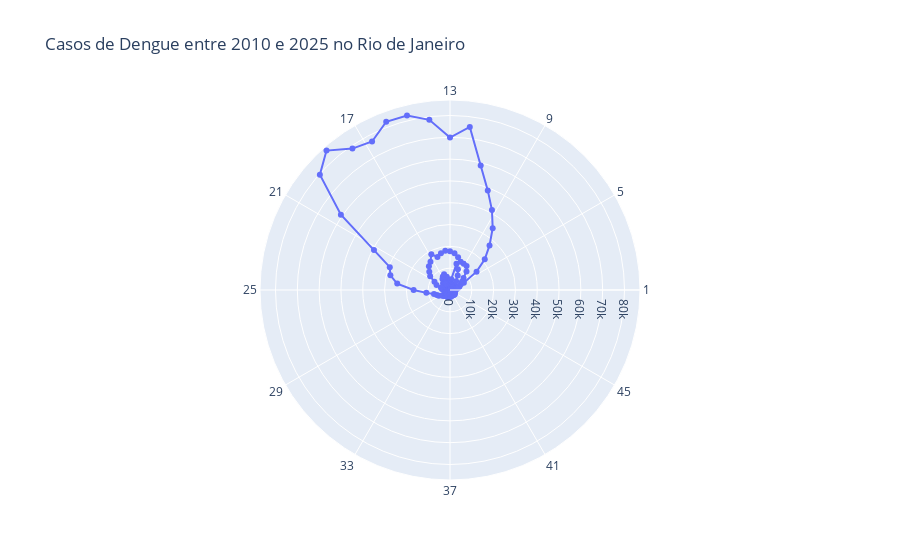

Notebook source saved alongside this figure:
### Code cell
df2['ew_dg'] = df2.EW*(360/52.)
df2['strength'] = df2.casos/df2.casos.max()
fig = px.line_polar(df2, r="casos", theta="ew_dg", line_close=True, markers=True, 
                    hover_name='SE', hover_data=['casos', 'EW'],direction='counterclockwise', start_angle=0,
                    title="Casos de Dengue entre 2010 e 2025 no Rio de Janeiro",
                    labels={"ew_dg":"Semanas"}
                   )
# fig.add_trace(px.line_polar(df2, r='y', theta='ew_dg'))
labelevery = 12
fig.update_layout(
    polar={
        "angularaxis": {
            "tickmode": "array",
            "tickvals": list(range(0, 360, 360 // labelevery)),
            "ticktext": [f"{a}" for a in range(1, 52, 52 // labelevery)],
        }
    }
)
fig.show()

### Figure 1 — Plotly figure (JSON) as saved in the notebook; plotly's stock layout.template omitted (floating-point values rounded to 4 significant figures; data arrays with more than 128 entries replaced by an {"elided": "..."} marker saying what was removed)
{"data": [{"customdata": {"elided": "833x2 int values"}, "hovertemplate": "<b>%{hovertext}</b><br><br>casos=%{customdata[0]}<br>Semanas=%{theta}<br>EW=%{customdata[1]}<extra></extra>", "hovertext": {"elided": "833 float values"}, "legendgroup": "", "line": {"color": "#636efa", "dash": "solid"}, "marker": {"symbol": "circle"}, "mode": "lines+markers", "name": "", "r": {"elided": "833 int values"}, "showlegend": false, "subplot": "polar", "theta": {"elided": "833 float values"}, "type": "scatterpolar"}], "layout": {"legend": {"tracegroupgap": 0}, "polar": {"angularaxis": {"direction": "counterclockwise", "rotation": 0, "tickmode": "array", "ticktext": ["1", "5", "9", "13", "17", "21", "25", "29", "33", "37", "41", "45", "49"], "tickvals": [0, 30, 60, 90, 120, 150, 180, 210, 240, 270, 300, 330]}, "domain": {"x": [0, 1], "y": [0, 1]}}, "title": {"text": "Casos de Dengue entre 2010 e 2025 no Rio de Janeiro"}}}
